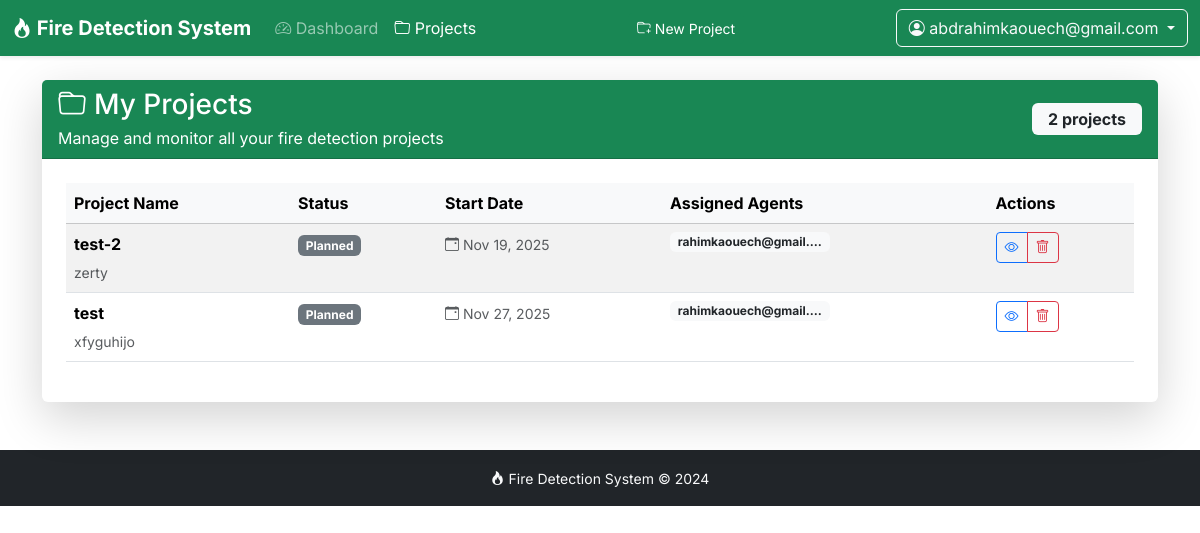
Screenshot of /projects/list/ (signed in) with the database file from the repository.
### accounts/models.py (models this page shows, shortened)
class CustomUser(AbstractUser):
	username = None
	email = models.EmailField('email address', unique=True)
	USER_TYPE_ADMIN = 'admin'
	USER_TYPE_SUPERVISOR = 'supervisor'
	USER_TYPE_AGENT = 'agent'
	USER_TYPE_CHOICES = [
		(USER_TYPE_ADMIN, 'Admin'),
		(USER_TYPE_SUPERVISOR, 'Supervisor'),
		(USER_TYPE_AGENT, 'Agent'),
	]
	user_type = models.CharField(max_length=20, choices=USER_TYPE_CHOICES, default=USER_TYPE_AGENT)
	USERNAME_FIELD = 'email'
	REQUIRED_FIELDS = []  # email is required by USERNAME_FIELD
	objects = CustomUserManager()

### projects/models.py (models this page shows, shortened)
class Project(models.Model):
    STATUS_CHOICES = [
        ('planned', 'Planned'),
        ('in_progress', 'In Progress'),
        ('completed', 'Completed'),
        ('cancelled', 'Cancelled'),
    ]
    name = models.CharField(max_length=200)
    description = models.TextField(blank=True)
    start_date = models.DateField()  # ← CE CHAMP DOIT EXISTER
    created_at = models.DateTimeField(auto_now_add=True)
    status = models.CharField(max_length=20, choices=STATUS_CHOICES, default='planned')
    supervisor = models.ForeignKey(
        CustomUser,
        on_delete=models.CASCADE,
        limit_choices_to={'user_type': CustomUser.USER_TYPE_SUPERVISOR},
        related_name='supervised_projects'
    )
    assigned_agents = models.ManyToManyField(
        AgentProfile,
        related_name='assigned_projects',
        blank=True
    )
    class Meta:
        ordering = ['-created_at']
        verbose_name = "Project"
        verbose_name_plural = "Projects"

### agents/models.py (models this page shows, shortened)
class AgentProfile(models.Model):
    user = models.OneToOneField(
        CustomUser,
        on_delete=models.CASCADE,
        limit_choices_to={'user_type': CustomUser.USER_TYPE_AGENT}
    )
    phone_number = models.CharField(max_length=20, blank=True)
    address = models.TextField(blank=True)
    hire_date = models.DateField(auto_now_add=True)
    is_active = models.BooleanField(default=True)

### projects/views.py (the view)
# urls.py: path('list/', views.project_list, name='project_list'),
@login_required
def project_list(request):
    if request.user.user_type != CustomUser.USER_TYPE_SUPERVISOR:
        return HttpResponseForbidden("Access denied")
    projects = Project.objects.filter(supervisor=request.user)
    return render(request, 'projects/project_list.html', {'projects': projects})

### accounts/templatetags/role_colors.py (called while the page is built)
@register.simple_tag
def get_role_bg(user):
    if not user or not user.is_authenticated:
        return 'bg-dark'
    if user.user_type == CustomUser.USER_TYPE_ADMIN:
        return 'bg-primary'
    elif user.user_type == CustomUser.USER_TYPE_SUPERVISOR:
        return 'bg-success'
    elif user.user_type == CustomUser.USER_TYPE_AGENT:
        return 'bg-warning'
    return 'bg-dark'

@register.simple_tag
def get_role_btn(user):
    if not user or not user.is_authenticated:
        return 'btn-primary'
    if user.user_type == CustomUser.USER_TYPE_ADMIN:
        return 'btn-primary'
    elif user.user_type == CustomUser.USER_TYPE_SUPERVISOR:
        return 'btn-success'
    elif user.user_type == CustomUser.USER_TYPE_AGENT:
        return 'btn-warning'
    return 'btn-primary'

### projects/templates/projects/project_list.html (shortened to what this page needs)
{% extends 'base.html' %}
{% load role_colors %}
{% block navbar_brand_url %}{% url 'supervisor_dashboard' %}{% endblock %}
{% block navbar_content %}
<ul class="navbar-nav me-auto">
    <li class="nav-item">
        <a class="nav-link" href="{% url 'supervisor_dashboard' %}">
            <i class="bi bi-speedometer2"></i> Dashboard
        </a>
    </li>
    <li class="nav-item">
        <a class="nav-link active" href="{% url 'projects:project_list' %}">
            <i class="bi bi-folder"></i> Projects
        </a>
    </li>
</ul>
<ul class="navbar-nav">
    <li class="nav-item">
        <a href="{% url 'projects:create_project' %}" class="btn {% get_role_btn user %} btn-sm me-2">
            <i class="bi bi-folder-plus me-1"></i>New Project
        </a>
    </li>
</ul>
{% endblock %}
{% block content %}
<div class="container">
    <div class="card shadow-lg border-0 mb-4">
        <div class="card-header {% get_role_bg user %} text-white">
            <div class="d-flex justify-content-between align-items-center flex-wrap gap-3">
                <div>
                    <h1 class="h3 mb-1">
                        <i class="bi bi-folder me-2"></i>My Projects
                    </h1>
                    <p class="mb-0 opacity-90">Manage and monitor all your fire detection projects</p>
                </div>
                <span class="badge bg-light text-dark px-3 py-2 fs-6">
                    {{ projects.count }} project{{ projects.count|pluralize }}
                </span>
            </div>
        </div>
        <div class="card-body p-4">
            {% if projects %}
            <div class="table-responsive">
                <table class="table table-striped table-hover">
                    <thead class="table-light">
                        <tr>
                            <th>Project Name</th>
                            <th>Status</th>
                            <th>Start Date</th>
                            <th>Assigned Agents</th>
                            <th>Actions</th>
                        </tr>
                    </thead>
                    <tbody>
                        {% for project in projects %}
                        <tr>
                            <td>
                                <strong class="d-block mb-1">{{ project.name }}</strong>
                                {% if project.description %}
                                <small class="text-muted">{{ project.description|truncatewords:10 }}</small>
                                {% else %}
                                <small class="text-muted">No description</small>
                                {% endif %}
                            </td>
                            <td>
                                <span class="badge
                                    {% if project.status == 'completed' %}bg-success
                                    {% elif project.status == 'in_progress' %}bg-primary
                                    {% elif project.status == 'cancelled' %}bg-danger
                                    {% else %}bg-secondary{% endif %}">
                                    {{ project.get_status_display }}
                                </span>
                            </td>
                            <td>
                                <small class="text-muted">
                                    <i class="bi bi-calendar-event me-1"></i>{{ project.start_date|date:"M d, Y" }}
                                </small>
                            </td>
                            <td>
                                {% if project.assigned_agents.all %}
                                    <div class="d-flex flex-wrap gap-1">
                                        {% for agent in project.assigned_agents.all %}
                                            <span class="badge bg-light text-dark">
                                                {{ agent.user.email|truncatechars:20 }}
                                            </span>
                                        {% endfor %}
                                    </div>
                                {% else %}
                                    <span class="text-muted">
                                        <i class="bi bi-person-x me-1"></i>No agents assigned
                                    </span>
                                {% endif %}
                            </td>
                            <td>
                                <div class="btn-group btn-group-sm">
                                    <a href="{% url 'projects:project_detail' project.id %}"
                                       class="btn btn-outline-primary"
                                       title="View Details">
                                        <i class="bi bi-eye"></i>
                                    </a>
                                    <button class="btn btn-outline-danger"
                                            data-delete-project
                                            data-project-name="{{ project.name }}"
                                            data-delete-url="{% url 'projects:delete_project' project.id %}"
                                            title="Delete Project">
                                        <i class="bi bi-trash"></i>
                                    </button>
                                </div>
                            </td>
                        </tr>
                        {% endfor %}
                    </tbody>
                </table>
            </div>
            {% endif %}
        </div>
    </div>
</div>
{% endblock %}

### templates/base.html (shortened to what this page needs)
<!doctype html>
<html lang="en">
<head>
    <link href="https://cdn.jsdelivr.net/npm/bootstrap@5.3.3/dist/css/bootstrap.min.css" rel="stylesheet">
    <link href="https://cdn.jsdelivr.net/npm/bootstrap-icons@1.11.3/font/bootstrap-icons.css" rel="stylesheet">
</head>
<body>
    {% load role_colors %}
    <nav class="navbar navbar-expand-lg navbar-dark {% if user.is_authenticated %}{% get_role_bg user %}{% else %}bg-dark{% endif %} shadow-sm">
        <div class="container-fluid">
            <a class="navbar-brand fw-bold" href="{% block navbar_brand_url %}#{% endblock %}">
                <i class="bi bi-fire"></i> Fire Detection System
            </a>
            <div class="collapse navbar-collapse" id="navbarNav">
                {% block navbar_content %}{% endblock %}
                {% if user.is_authenticated %}
                <div class="navbar-nav ms-auto">
                    <div class="dropdown">
                        <button class="btn btn-outline-light dropdown-toggle" type="button" data-bs-toggle="dropdown">
                            <i class="bi bi-person-circle"></i> {{ user.email }}
                        </button>
                    </div>
                </div>
                {% endif %}
            </div>
        </div>
    </nav>
    <main class="{% block main_class %}container-fluid mt-4{% endblock %}">
        {% block content %}{% endblock %}
    </main>
    {% block footer %}
    <footer class="bg-dark text-light py-3 mt-5">
        <div class="container text-center">
            <small>
                <i class="bi bi-fire me-1"></i>Fire Detection System &copy; 2024
            </small>
        </div>
    </footer>
    {% endblock %}
</body>
</html>

### templates/base.html (style rules this page uses)
body { font-family: 'Inter', -apple-system, BlinkMacSystemFont, 'Segoe UI', sans-serif; }

### rows the page displays
CustomUser: email "abdrahimkaouech@gmail.com"
Project: name "test-2", description "zerty", status "Planned", start_date "Nov 19, 2025"
AgentProfile: user.email "rahimkaouech@gmail.…"
Project: name "test", description "xfyguhijo", status "Planned", start_date "Nov 27, 2025"

### other values shown
{{ projects.count }} "2"
